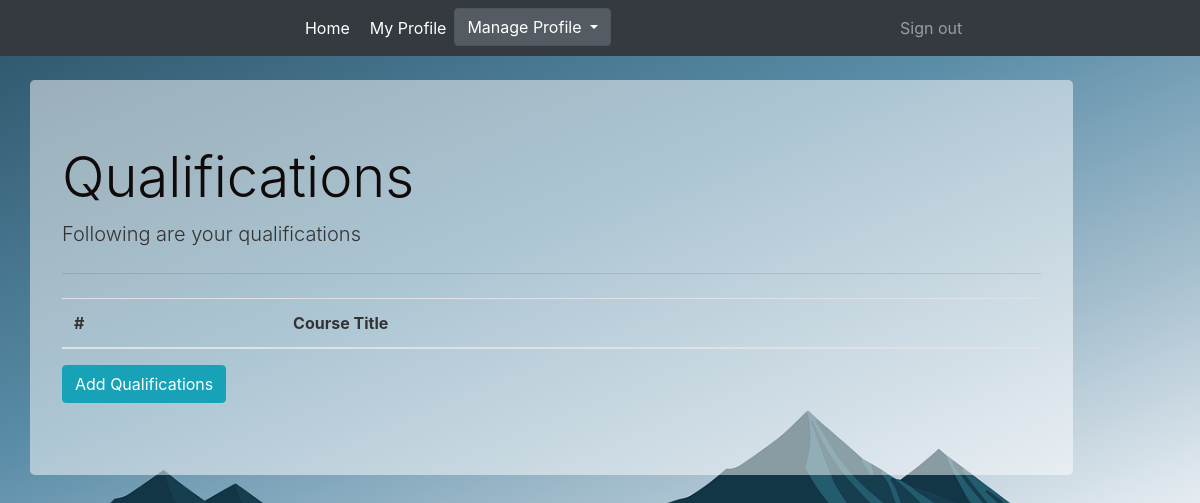
The page /qualifications (signed in) on the database as committed earlier.
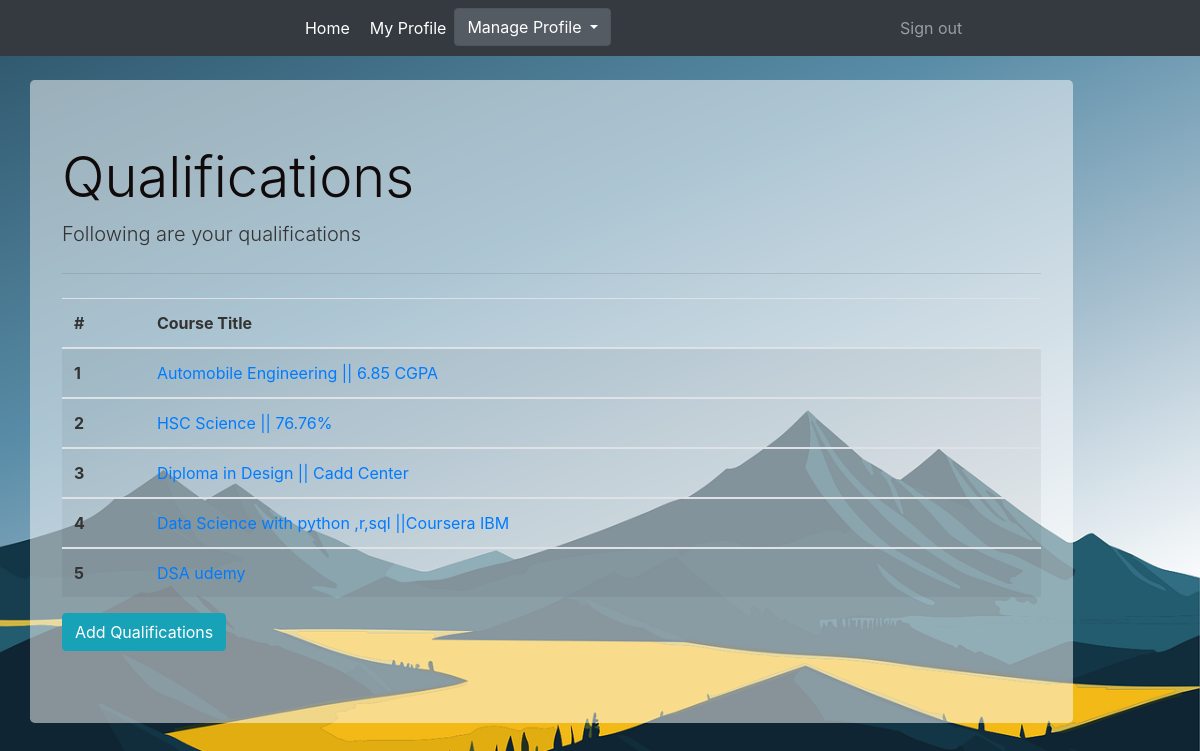
The same page on the database as committed later.
### Portfolio/models.py (models this page shows, shortened)
class Qualifications(db.Model):
    id = db.Column(db.Integer,primary_key = True)
    course = db.Column(db.String(100))
    user_id = db.Column(db.Integer,db.ForeignKey('user.id'),nullable = False)

### Portfolio/routes.py (the view)
@app.route("/qualifications", methods=['GET', 'POST'])
@login_required
def qualifications():
    user_qualifications = Qualifications.query.filter_by(user_id=current_user.id).all()
    return render_template('qualifications.html', user_qualifications=user_qualifications)

### Portfolio/models.py (called while the page is built)
@login_manager.user_loader
def load_user(user_id):
    return User.query.get(int(user_id))

### Portfolio/templates/qualifications.html
{% extends 'layouts_profile.html' %}
{% block content %}
<div class="jumbotron">
    <h1 class="display-4">Qualifications</h1>
    <p class="lead">Following are your qualifications </p>
    <hr class="my-4">
    <table class="table table-striped">
        <thead>
            <tr>
                <th scope="col">#</th>
                <th scope="col">Course Title</th>
            </tr>
        </thead>
        {% for qualification in user_qualifications %}
            <tbody>
                <tr>
                    <th scope="row">{{ loop.index }}</th>
                    <td>
                        <a class = 'qualification-title' href="{{ url_for('curr_qualification',qualification_id=qualification.id)}}">
                            {{ qualification.course }}
                        </a>
                    </td>
                </tr>
            </tbody>
        {% endfor %}
    </table>
    <a href='{{ url_for("add_qualification") }}'>
        <button class="btn btn-info mb-2">
            Add Qualifications
        </button>
    </a>
</div>
{% endblock content %}

### Portfolio/templates/layouts_profile.html (shortened to what this page needs)
<!DOCTYPE html>
<html lang="en">
<head>
    <link href="https://getbootstrap.com/docs/4.1/dist/css/bootstrap.min.css" rel="stylesheet">
    <link rel="stylesheet" type="text/css" href="{{url_for('static',filename='main.css')}}">
</head>
<body>
    <nav class="navbar navbar-expand-md navbar-dark bg-dark mb-4">
        <div class="collapse navbar-collapse" id="navbarCollapse">
            <ul class="navbar-nav mr-auto ml-auto ">
                <li class="nav-item active ">
                    <a class="nav-link" href="{{url_for('home')}}">Home <span class="sr-only">(current)</span></a>
                </li>
                {% if current_user.is_authenticated %}
                    <li class="nav-item active ml-md-1">
                        <a class="nav-link" href="{{url_for('user_profile',username=current_user.username )}}">My Profile <span class="sr-only">(current)</span></a>
                    </li>
                    <div class="dropdown show">
                        <a class="btn btn-secondary dropdown-toggle" href="#" role="button" id="dropdownMenuLink" data-toggle="dropdown" aria-haspopup="true" aria-expanded="false">
                            Manage Profile
                        </a>
                    </div>
                {% endif %}
            </ul>
            <div class="navbar-nav col-lg-3">
                {% if current_user.is_authenticated %}
                    <a class="nav-item nav-link " href="{{url_for('sign_out')}}">Sign out</a>
                {% else %}
                    <a class="nav-item nav-link mr-md-2" href="{{url_for('sign_in')}}">Sign in</a>
                {% endif %}
            </div>
        </div>
    </nav>
    <div class="container">
        <main role="main" class="container">
            <div class="row">
                <div class="col-md-11">
                    {% block content %}{% endblock %}
                </div>
            </div>
        </main>
    </div>
</body>
</html>

### Portfolio/static/main.css (style rules this page uses)
body { background: #6e869399; background-image : url('background.png'); background-size: cover; background-repeat: no-repeat; color: #333333; }
h1, h2, h3, h4, h5, h6 { color: #100a0a; }
ul { margin: 0; }
.jumbotron { background-color: rgba(255, 255, 255, 0.5); }
.container { max-width: 1200px; margin: 0 auto; }

Rows that differ between the two databases and show on the page:
added Qualifications: course "Automobile Engineering || 6.85 CGPA"
added Qualifications: course "HSC Science || 76.76%"
added Qualifications: course "Diploma in Design || Cadd Center"
added Qualifications: course "Data Science with python ,r,sql ||Coursera IBM"
added Qualifications: course "DSA udemy"
